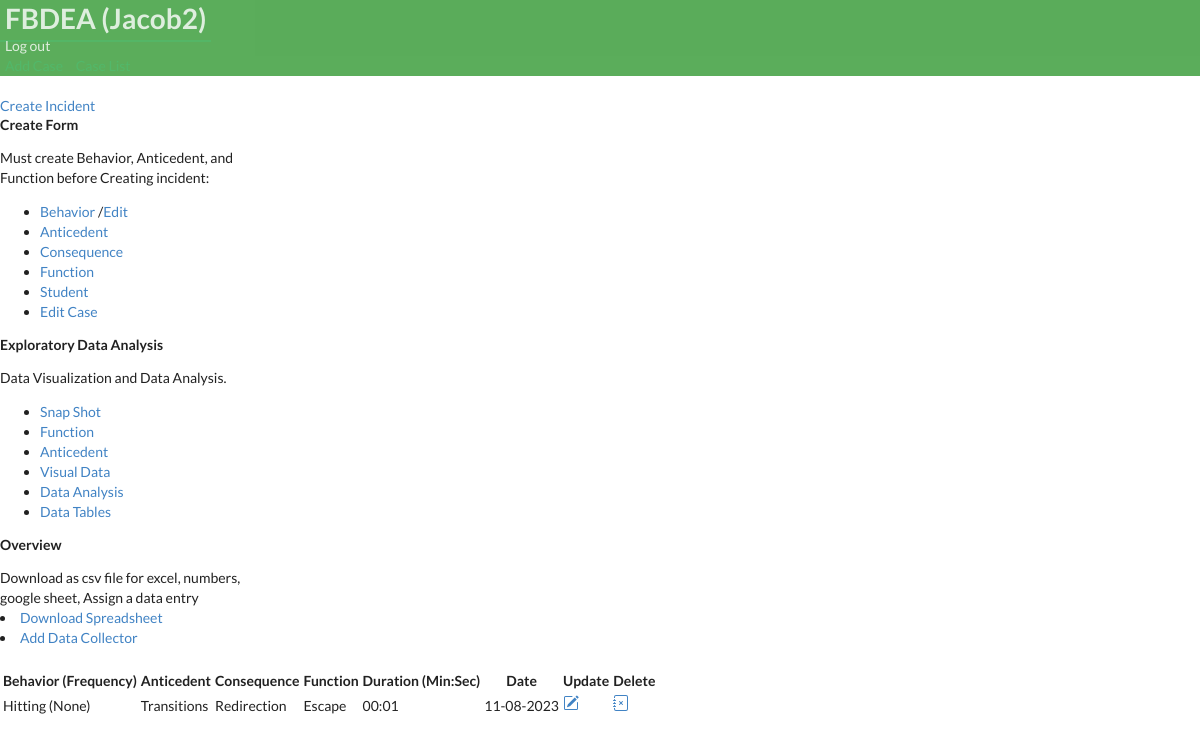
The page /dashboard/5/ (signed in) on the database as committed earlier.
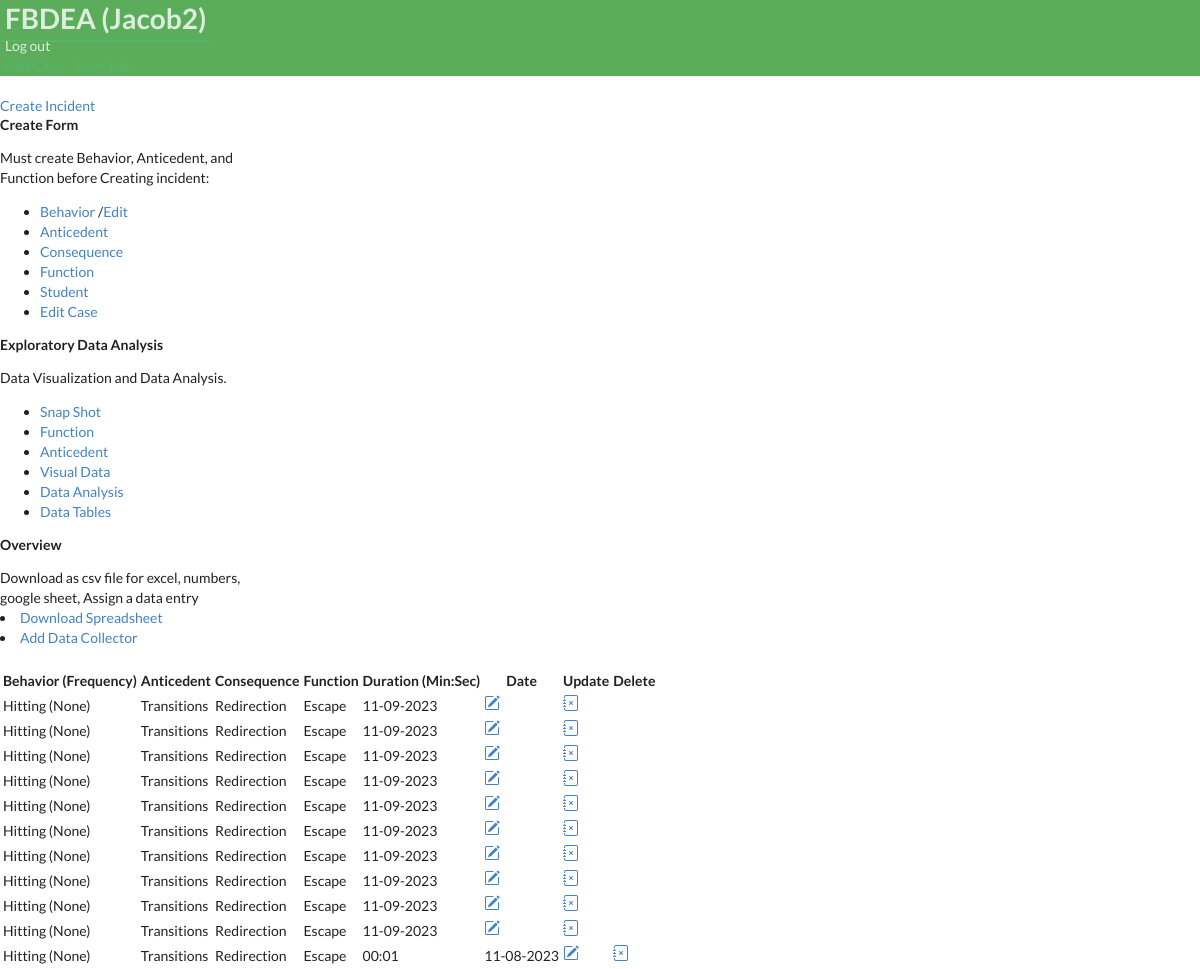
The same page on the database as committed later.
### bip/models.py (models this page shows, shortened)
class Case(models.Model):
        student= models.ForeignKey(Student,on_delete=models.CASCADE)
        behavior = models.ForeignKey(Behavior, on_delete=models.CASCADE)
        user = models.ForeignKey(User, on_delete=models.CASCADE, default=None)
        anticedent = models.ForeignKey(Anticedent,on_delete=models.CASCADE)
        function = models.ForeignKey(Function,on_delete=models.CASCADE)
        consequence = models.ForeignKey(Consequence,on_delete=models.CASCADE)
        date_created = models.DateField(null=True, blank=True, default=timezone.now)
        duration = models.PositiveIntegerField(null=True, blank=True, verbose_name='Duration')
        time = models.TimeField(null=True, blank=True)
        frequency = models.PositiveIntegerField(null=True, blank=True, verbose_name='Frequency')
        context = models.CharField(max_length=200,verbose_name= 'Context', null=True, blank=True)
        class Meta:
            ordering = ['-date_created']
        def time_change(self):
          return (time.strftime("%M:%S", time.gmtime(self.duration)) )

class Behavior(models.Model):
        behaviorincident = models.CharField(max_length=30,verbose_name= 'Behavior')
        behavior_definition = models.CharField(null=True, blank=True, max_length=1000,verbose_name= 'Behavior Definition')
        student= models.ForeignKey(Student,on_delete=models.CASCADE)
        user = models.ForeignKey(User, on_delete=models.CASCADE,  default=None)
        def __str__(self):
          return self.behaviorincident

class Anticedent(models.Model):
        anticedentincident = models.CharField(max_length=30,verbose_name= 'Anticedent', null=True, blank=True)
        student= models.ForeignKey(Student,on_delete=models.CASCADE)
        anticedent_definition = models.CharField(null=True, blank=True, max_length=1000)
        user = models.ForeignKey(User, on_delete=models.CASCADE,  default=None)
        def __str__(self):
          return self.anticedentincident

class Consequence(models.Model):
        behaviorconsequence = models.CharField(max_length=30, null=True, blank=True,verbose_name= 'Consequence')
        student= models.ForeignKey(Student,on_delete=models.CASCADE)
        user = models.ForeignKey(User, on_delete=models.CASCADE,  default=None)
        def __str__(self):
          return self.behaviorconsequence

class Function(models.Model):
        behaviorfunction = models.CharField(max_length=30, null=True, blank=True,verbose_name= 'Function')
        student= models.ForeignKey(Student,on_delete=models.CASCADE)
        user = models.ForeignKey(User, on_delete=models.CASCADE,  default=None)
        def __str__(self):
          return self.behaviorfunction

### bip/views.py (the view)
# urls.py: path('dashboard/<pk>/', views.dashboard, name='dashboard'),
@login_required(login_url='case_manager_login')
@user_passes_test(is_case_manager)
def dashboard(request, pk):
    student = get_object_or_404(Student, pk=pk)
    student_behaviors = student.case_set.all()
    behavior = Behavior.objects.all()
    case = Case.objects.all()
    context = {
    'student_behaviors':student_behaviors,
    "student":student,
    'case':case,
               }
    return render(request, 'bip/dashboard.html',context, )

### bip/context_processors.py (called while the page is built)
def user_context(request):
    user = get_user(request)
    return {'user': user}

### bip/views.py (called while the page is built)
def is_case_manager(user):
    return user.groups.filter(name='CASE MANAGER').exists()

### bip/templates/bip/dashboard.html (shortened to what the changed rows need)
{% extends 'partials/base.html' %}
{% block content %}
<br>
<div class="container">
<br/>
<br>
<div class="row">
  <div class="col-md">
    <div class="card card-body">
      <table class="table table-striped">
        <tr>
          <th>Behavior (Frequency)</th>
          <th>Anticedent</th>
          <th>Consequence</th>
          <th>Function</th>
          <th>Duration (Min:Sec)</th>
          <th>Date</th>
          <th>Update</th>
          <th>Delete</th>
        </tr>
        {% for incident in student_behaviors %}
        <tr>
          <td>{{incident.behavior }}
            ({{incident.frequency }})</td>
          <td>{{incident.anticedent}}</td>
          <td>{{incident.consequence}}</td>
          <td>{{incident.function}}</td>
          {% if incident.duration%}
          <td>{{incident.time_change}}</td>
          {% endif %}
          <td>{{incident.date_created|date:'m-d-Y'}}</td>
          <td> <a class="btn btn-warning" href="{% url 'bip:updatepost' pk=incident.pk student_id=incident.student_id %}" ></a></td>
          <td> <a class="btn btn-danger" href="{% url 'bip:delete_post' pk=incident.pk  %}"></a></td>
           {% endfor%}
        </tr>
      </table>
    </div>
  </div>
</div>
</div>
{% endblock %}

Rows that differ between the two databases and show on the page:
added Case: behavior "Hitting", frequency "None", anticedent "Transitions", consequence "Redirection", function "Escape", date_created "11-09-2023"
added Case: behavior "Hitting", frequency "None", anticedent "Transitions", consequence "Redirection", function "Escape", date_created "11-09-2023"
added Case: behavior "Hitting", frequency "None", anticedent "Transitions", consequence "Redirection", function "Escape", date_created "11-09-2023"
added Case: behavior "Hitting", frequency "None", anticedent "Transitions", consequence "Redirection", function "Escape", date_created "11-09-2023"
added Case: behavior "Hitting", frequency "None", anticedent "Transitions", consequence "Redirection", function "Escape", date_created "11-09-2023"
added Case: behavior "Hitting", frequency "None", anticedent "Transitions", consequence "Redirection", function "Escape", date_created "11-09-2023"
added Case: behavior "Hitting", frequency "None", anticedent "Transitions", consequence "Redirection", function "Escape", date_created "11-09-2023"
added Case: behavior "Hitting", frequency "None", anticedent "Transitions", consequence "Redirection", function "Escape", date_created "11-09-2023"
added Case: behavior "Hitting", frequency "None", anticedent "Transitions", consequence "Redirection", function "Escape", date_created "11-09-2023"
added Case: behavior "Hitting", frequency "None", anticedent "Transitions", consequence "Redirection", function "Escape", date_created "11-09-2023"
